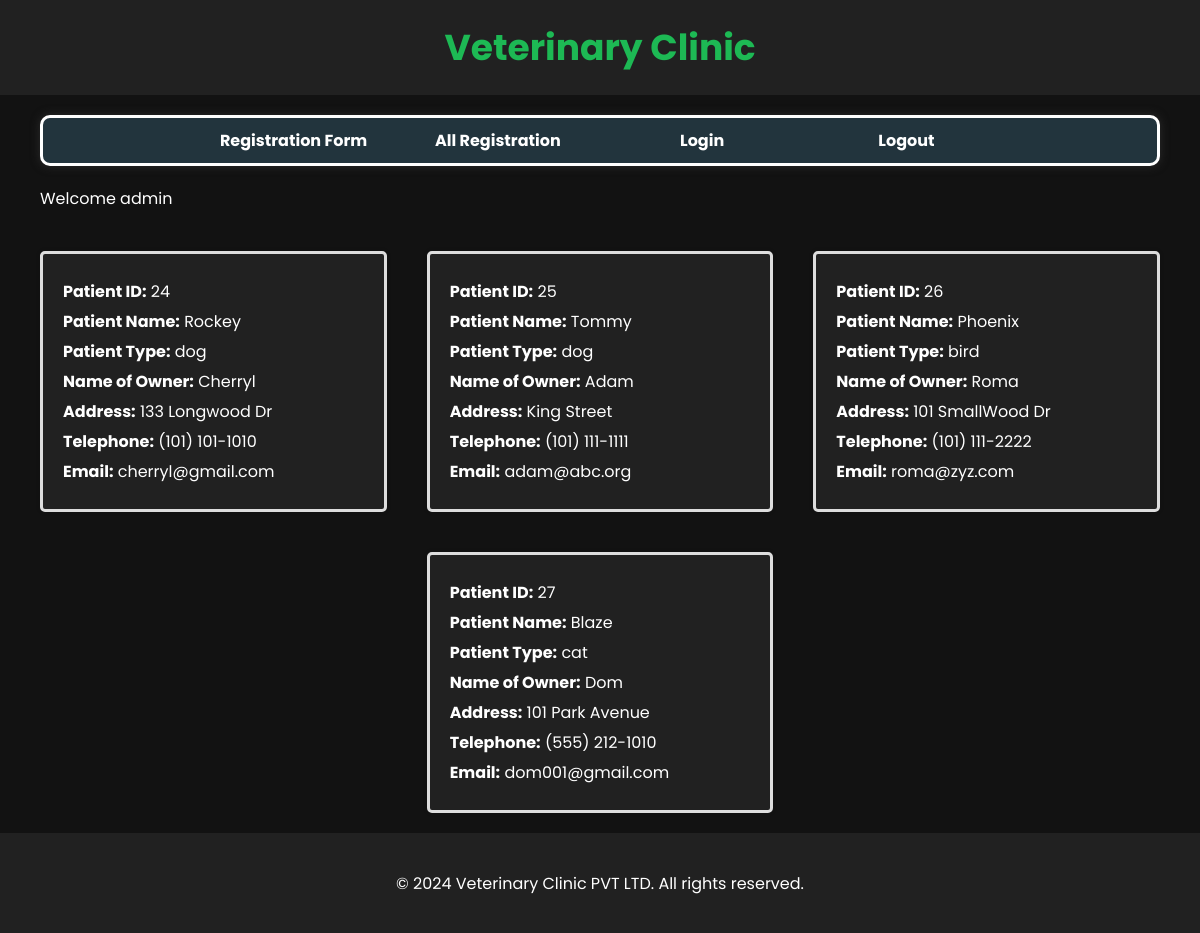
Page /allregistrations.php (signed in) on the committed database.
### tables this page shows
CREATE TABLE `patient` (
  `patientID` int(11) NOT NULL,
  `patientName` varchar(50) DEFAULT NULL,
  `patientType` varchar(50) DEFAULT NULL,
  `nameOfOwner` varchar(50) DEFAULT NULL,
  `address` varchar(200) DEFAULT NULL,
  `telephone` varchar(20) DEFAULT NULL,
  `email` varchar(50) DEFAULT NULL
);

### allregistrations.php (the view, shortened to what this page needs)
<?php
include('includes/db_connection.php');
if (!isset($_SESSION['username'])) {
    header('Location: login.php');
    exit();
} else {
?>
<!DOCTYPE html>
<html>
<head>
    <link rel="stylesheet" type="text/css" href="css/styles.css">
    <link rel="stylesheet" type="text/css" href="css/allregistrations.css">
</head>
<body>
    <header class="header">
        <h1 class="green-text">Veterinary Clinic</h1>
    </header>
    <div class="nav">
        <?php include('includes/nav.php'); ?>
    </div>
    <div class="welcome">
        <?php
        if (isset($_SESSION['username'])) {
            echo "Welcome  " . $_SESSION['username'];
        }
        ?>
    </div>
    <main class="orderContainer">
        <?php
        $sqlQuery = "SELECT * FROM `patient`";
        $sqlResult = $db->query($sqlQuery);
        if ($sqlResult->num_rows > 0) {
            while ($row = $sqlResult->fetch_assoc()) {
        ?>
                <div class="orderCard">
                    <p><strong>Patient ID:</strong> <?php echo htmlspecialchars($row['patientID']); ?></p>
                    <p><strong>Patient Name:</strong> <?php echo htmlspecialchars($row['patientName']); ?></p>
                    <p><strong>Patient Type:</strong> <?php echo htmlspecialchars($row['patientType']); ?></p>
                    <p><strong>Name of Owner:</strong> <?php echo htmlspecialchars($row['nameOfOwner']); ?></p>
                    <p><strong>Address:</strong> <?php echo htmlspecialchars($row['address']); ?></p>
                    <p><strong>Telephone:</strong> <?php echo htmlspecialchars($row['telephone']); ?></p>
                    <p><strong>Email:</strong> <?php echo htmlspecialchars($row['email']); ?></p>
                </div>
        <?php
            }
        } else {
            echo "<h1 class='empty'>No Registrations Found</h1>";
        }
        ?>
    </main>
    <footer>
        <p>&copy; 2024 Veterinary Clinic PVT LTD. All rights reserved.</p>
    </footer>
</body>
</html>
<?php
}
?>

### includes/nav.php
<nav class="top_menu">
  <ul>
    <li>
      <a href="index.php">Registration Form</a>
    </li>
    <li>
      <a href="allregistrations.php">All Registration</a>
    </li>
    <li>
      <a href="login.php">Login</a>
    </li>
    <li>
      <a href="logout.php">Logout</a>
    </li>
  </ul>
</nav>

### css/styles.css (style rules this page uses)
* { margin: 0; padding: 0; box-sizing: border-box; }
body { background-color: #121212; font-family: 'Poppins', sans-serif; }
.header { background-color: #212121; padding: 20px; text-align: center; }
.green-text { color: #1db954; font-weight: bold; margin: 0; font-size: 36px; }
footer { position: fixed; bottom: 0; width: 100%; height: 100px; display: flex; align-items: center; justify-content: center; text-align: center; padding: 3px; background-color: #212121; color: white; }
.top_menu { background-color: #22343d; border: 3px solid white; box-shadow: 0 0 10px #2c2c2c; color: white; border-radius: 10px; margin-left: 20px; margin-right: 20px; }
.top_menu ul { list-style-type: none; text-align: center; margin: 0; }
.top_menu ul li { display: inline-block; width: 200px; }
.top_menu ul li a { color: white; font-weight: bold; text-decoration: none; padding: 10px 0; display: block; }
.nav { margin-top: 20px; margin-left: 20px; margin-right: 20px; }

### css/allregistrations.css (style rules this page uses)
.welcome { color: white; padding: 20px; margin-left: 20px; }
.orderContainer { display: flex; flex-wrap: wrap; justify-content: space-around; margin-bottom: 100px; padding-left: 20px; padding-right: 20px; }
.orderCard { background-color: #212121; border: 3px solid #dddddd; border-radius: 5px; padding: 20px; margin: 20px; color: white; width: calc(33.33% - 40px); box-sizing: border-box; box-shadow: 0px 0px 5px 0px rgba(0, 0, 0, 0.1); }
.orderCard p { margin: 5px 0; }
footer { margin-top: 20px; }

### rows in the picture
patient: patientID "24", patientName "Rockey", patientType "dog", nameOfOwner "Cherryl", address "133 Longwood Dr", telephone "(101) 101-1010", email "cherryl@gmail.com"
patient: patientID "25", patientName "Tommy", patientType "dog", nameOfOwner "Adam", address "King Street", telephone "(101) 111-1111", email "adam@abc.org"
patient: patientID "26", patientName "Phoenix", patientType "bird", nameOfOwner "Roma", address "101 SmallWood Dr", telephone "(101) 111-2222", email "roma@zyz.com"
patient: patientID "27", patientName "Blaze", patientType "cat", nameOfOwner "Dom", address "101 Park Avenue", telephone "(555) 212-1010", email "dom001@gmail.com"

### other values in the picture
$_SESSION['username'] "admin"
